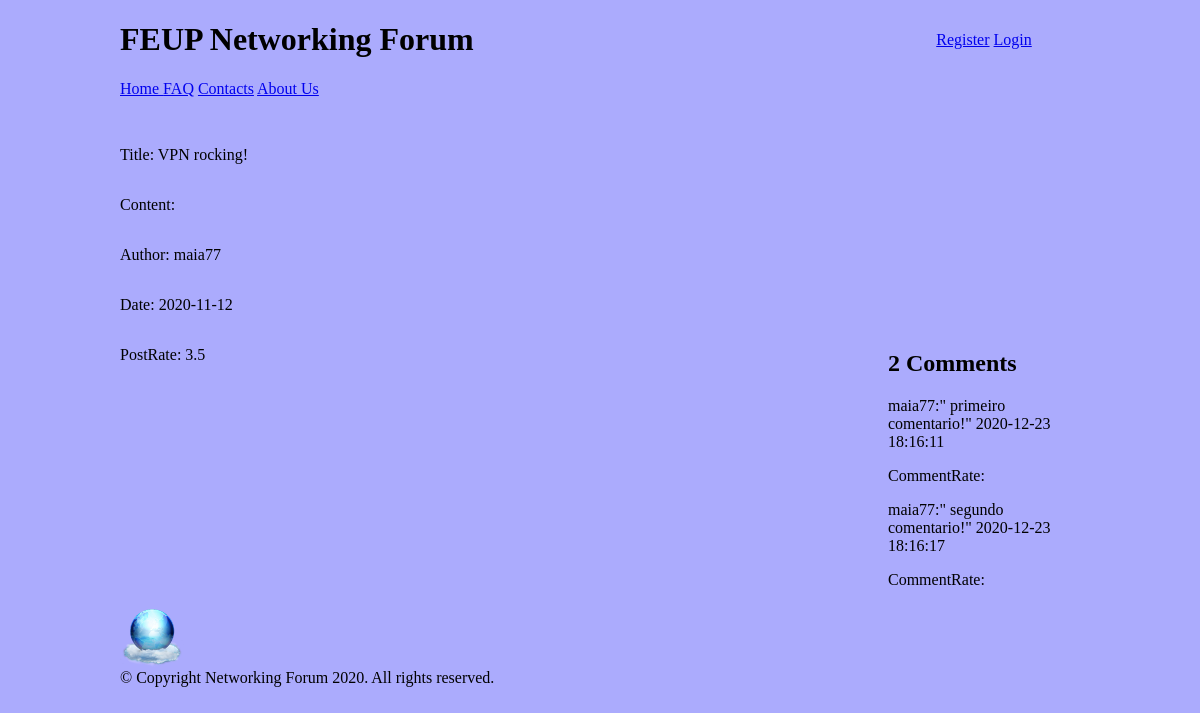
/php/post.php?postid=2, run on an earlier commit of the app's database.
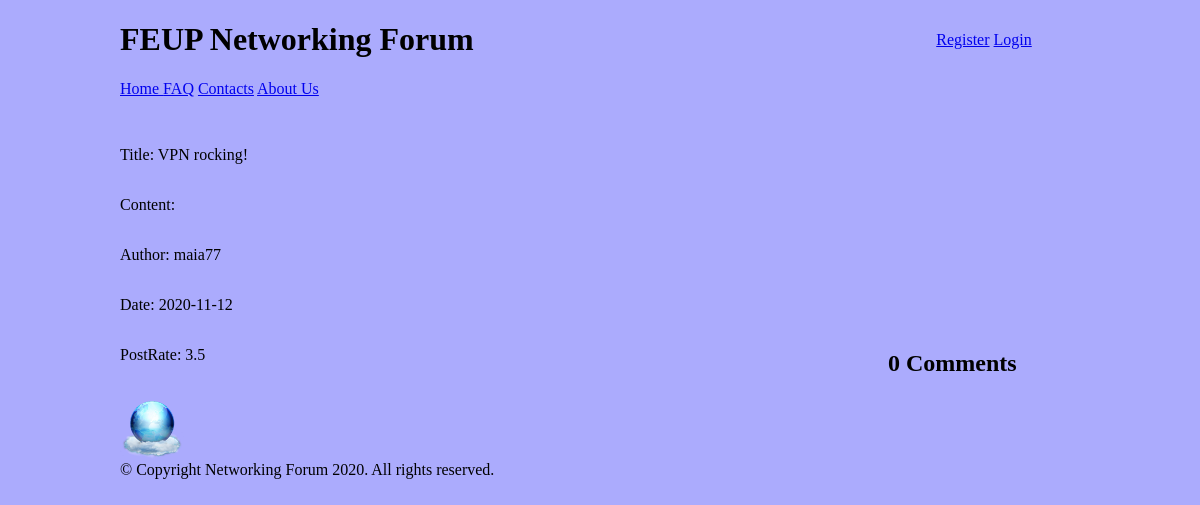
And on a later commit of the database.
### tables this page shows
CREATE TABLE forumpost (
    postid integer PRIMARY KEY AUTOINCREMENT,
    posttitle text NOT NULL,
    content text CHECK(LENGTH(content)>= 0 AND LENGTH(content)<20000),
    username text REFERENCES user, 
    published INTEGER, -- date when the article was published in epoch format
    topic text REFERENCES topic, 
    postrate integer CHECK(postrate>=0 AND postrate <=5)
    );

CREATE TABLE comment(
    commentid integer PRIMARY KEY,
    username text REFERENCES user,
    postid integer REFERENCES forumpost NOT NULL,
    content text CHECK(LENGTH(content)>0 AND LENGTH(content)<1000),
    published INTEGER, -- date when news item was published in epoch format
    commentrate integer CHECK(commentrate>=0 AND commentrate <=5)

);

### database/posts.php (called while the page is built, shortened)
<?php
function getPostbyID($postid)
{
  global $dbh;
   $stmt = $dbh->prepare('SELECT posttitle, content, username,published from forumpost where postid = ?');
   $stmt->execute(array($postid));
   return $stmt->fetch();
}
function getPostRate($postid)
{
    global $dbh;
    $stmt = $dbh->prepare('SELECT postid, AVG(number) AS rating from postevaluation where postid = ?');
    $stmt->execute(array($postid));
    return $stmt->fetch();
}

### database/comments.php (called while the page is built, shortened)
<?php
  function getCommentsByPostId($postid) {
    global $dbh;
    $stmt = $dbh->prepare('SELECT * FROM comment JOIN user USING (username) WHERE postid = ?');
    $stmt->execute(array($postid));
    return $stmt->fetchAll();
  }
?>

### php/post.php (the view, shortened to what this page needs)
<?php
require_once("../database/init.php");
require_once("../database/posts.php");
require_once("../database/comments.php");
include_once("../templates/homepage_section/header_pagina_inicial_tpl.php");
$postid= $_GET['postid'];
$result = getPostbyID($postid);
$postrate = getPostRate($postid);
$comments = getCommentsByPostId($postid);
?>
    <p> <br></p>
    <p>Title: <?php echo $result["posttitle"] ?></p>
    <br>
    <p>Content: <?php echo $result["content"] ?></p>
    <br>
    <p>Author: <?php echo $result["username"] ?></p>
    <br>
    <p class="date"> Date: <?= $result["published"] ;?></p>
    <br>
    <p> PostRate: <?php echo $postrate["rating"];?> </p>
<?php
include_once("../templates/comments/list_comments_tpl.php");
include_once("../templates/static_sections/footer_tpl.php");
?>

### templates/homepage_section/header_pagina_inicial_tpl.php (shortened to what this page needs)
<!DOCTYPE html>
<html lang="en">
<head>
    <link href="../css/initialpage.css" rel="stylesheet">
</head>
<body>
    <header>
        <h1> FEUP Networking Forum </h1>
        <div id="signup">
            <a href="register.php">Register</a>
            <?php if (!isset($_SESSION["username"])) { ?>
            <a href="login.php">Login</a>
            <?php } ?>
        </div>
        <div id="otherpages">
            <a href="initialpage.php"> Home </a>
            <a href="../php/FAQ.php">FAQ</a>
            <a href="../php/contacts.php">Contacts</a>
            <a href="../php/aboutUs.php">About Us</a> <br> <br>
        </div>
</head>
<body>

### templates/comments/list_comments_tpl.php (shortened to what this page needs)
<?php
require_once("../database/init.php");
require_once("../database/comments.php");
?>
<section id="comments">
  <h1><?=count($comments)?> Comment<?=count($comments)==1?'':'s'?></h1>
  <?php foreach ($comments as $comment) { ?>
    <article class="comment">
      <span class="user"><?=$comment["username"] ?>:"</span>
      <span><?=$comment["content"]?>"</span>
      <span class="date"><?= $comment['published'] ;?></span>
        <p> CommentRate: <?php $averagerate = getCommentRate($comment["commentid"]); echo($averagerate["rating"]);  ?> </p>
    </article>
  <?php } ?>
</section>

### templates/static_sections/footer_tpl.php
<footer>
    <div class="container" id="footer-bottom">
    <img id="footer-logo" src="../images/Heaven-Networking-icon.png" style="vertical-align:middle;">
    <div id="copyright">
        © Copyright Networking Forum 2020. All rights reserved.
    </div>
    </div>
</footer>
</body>
</html>

### css/initialpage.css (style rules this page uses)
body { background-color: #ababfd; margin: 0 auto; width: 60em; display: grid; grid-template-columns: [start] 4fr [middle] 1fr [end]; grid-template-rows: [start] auto [topics] auto [posts] 1fr [footer] auto [end]; }
body > header h1 { font-family: garamond; }
body > header { grid-column: start / end; }
body > header { display: grid; grid-template-columns: [start] 4fr [middle] 1fr [end]; grid-template-rows: auto auto; }
body > header h1 { grid-column: 1; grid-row: 1; }
body > header #signup { grid-column: 2; grid-row: 1; justify-self: center; align-self: center; }
footer { bottom:100; width:100%; height:60px; }

What changed in the data, as far as the page shows it:
removed comment: username "maia77", content "primeiro comentario!", published "2020-12-23 18:16:11"
removed comment: username "maia77", content "segundo comentario!", published "2020-12-23 18:16:17"
Also different on the page:
count($comments): "2" → "0"
